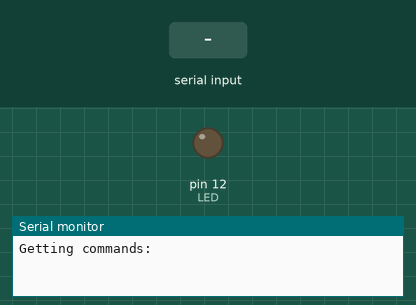
This sketch was run on a simulated Arduino Uno, built with avr-gcc and run on an emulated ATmega328P. Shown: output pins drawn as LEDs (lit = HIGH), the last lines printed to the serial monitor. Inputs (shaded band) come from the test bench.

Above: at 1.2 s.
1.3 s: "1" received over the second serial link
At 1.6 s:
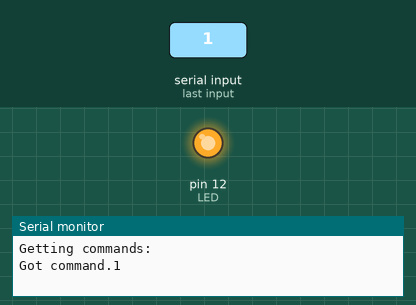
2.8 s: "0" received over the second serial link
At 3.9 s:
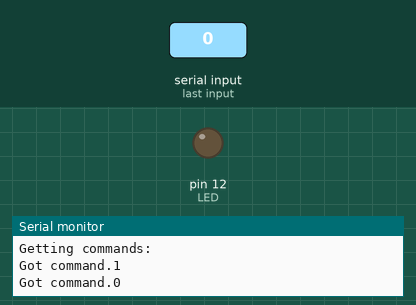
Timing chart, 0 to 5.8 s (numbered marks = the images above; inputs shaded):
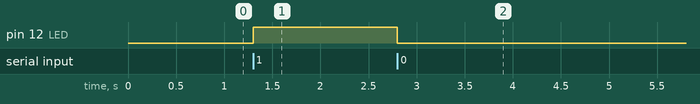

The sketch:

slave_hc05.ino
```cpp
//Master Unit

#include <SoftwareSerial.h>

SoftwareSerial mySerial(10, 11); // RX, TX
char state = 0;
int LED = 12;
void setup() {
  Serial.begin(9600);
  Serial.println("Getting commands:");
  pinMode(LED, OUTPUT);
  digitalWrite(LED, LOW);
  mySerial.begin(38400);
}

void loop() {

  if (mySerial.available()) {
    state = mySerial.read();
    Serial.print("Got command.");
    Serial.println(state);
    if (state == '1') {
      digitalWrite(LED, HIGH);
    } else if (state == '0') {
      digitalWrite(LED, LOW);
    }
  }
}
```

Measured:
- after the input at 1.3 s, pin 12 (LED): LOW → HIGH at once
- after the input at 2.8 s, pin 12 (LED): HIGH → LOW at once
